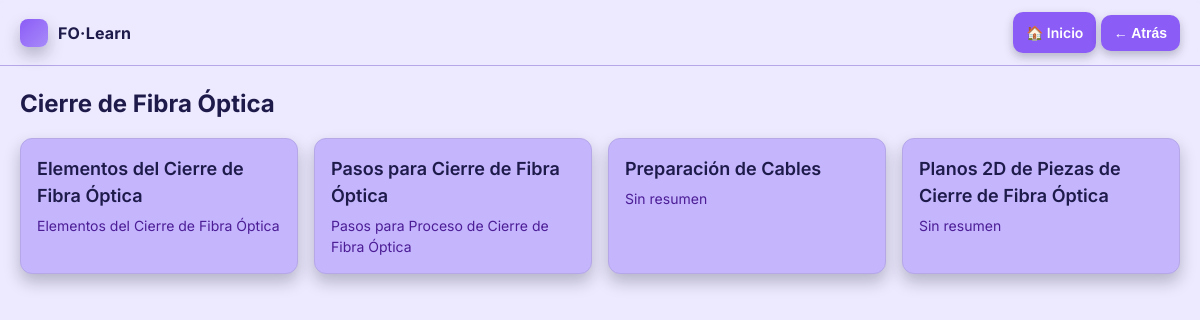
Screenshot of /c/cierre-de-fibra-optica/ with the database file from the repository.
### viewer/models.py (models this page shows, shortened)
class Category(models.Model):
    name = models.CharField(max_length=80, unique=True)
    slug = models.SlugField(max_length=100, unique=True)

class Lesson(models.Model):
    category = models.ForeignKey(Category, on_delete=models.PROTECT, related_name="lessons")
    title = models.CharField(max_length=160)
    slug = models.SlugField(max_length=180, unique=True)
    summary = models.TextField(blank=True)
    order = models.PositiveIntegerField(default=1)
    class Meta:
        ordering = ["order", "id"]

### viewer/views.py (the view)
# urls.py: path("c/<slug:slug>/", views.category_detail, name="category_detail"),
def category_detail(request, slug):
    category = get_object_or_404(Category, slug=slug)
    lessons = category.lessons.all()
    return render(request, "viewer/category_detail.html", {"category": category, "lessons": lessons})

### templates/viewer/category_detail.html (shortened to what this page needs)
{% extends "base.html" %}
{% block content %}
<h2>{{ category.name }}</h2>
<div class="category-grid">
  {% for l in lessons %}
    <a class="category-card" href="{% url 'lesson_detail' l.slug %}">
      <h3>{{ l.title }}</h3>
       <p class="muted">{{ l.summary|default:"Sin resumen" }}</p>
    </a>
  {% empty %}
    <p class="muted">No hay lecciones en esta categoría.</p>
  {% endfor %}
</div>
{% endblock %}

### static/css/site.css (style rules this page uses)
:root { --bg: #EDE9FE; --panel: #C4B5FD; --text: #1E1B4B; --muted: #4C1D95; --brand: #8B5CF6; --brand-light:#A78BFA; --line: #B6A7E9; --radius:12px; --shadow:0 8px 16px rgba(15,23,42,0.25); --font: "Inter", system-ui, -apple-system, Segoe UI, Roboto, "Helvetica Neue", Arial; }
* { box-sizing:border-box }
html,body { height:100% }
body { margin:0; background:var(--bg); color:var(--text); font:16px/1.5 var(--font); }
h1,h2,h3 { margin:0 0 10px 0 }
.muted { color:var(--muted) }
.category-grid { display:grid; gap:16px; grid-template-columns: repeat(auto-fit, minmax(220px, 1fr)); margin-top:16px; }
.category-card { display:block; background:var(--panel); border:1px solid var(--line); border-radius:var(--radius); padding:16px; text-decoration:none; color:var(--text); box-shadow:var(--shadow); transition: transform .15s ease, box-shadow .15s ease; }
.category-card h3 { margin:0 0 6px 0; font-size:18px; font-weight:600; }
.category-card p { margin:0; font-size:14px; }

### rows the page displays
Category: name "Cierre de Fibra Óptica"
Lesson: title "Elementos del Cierre de Fibra Óptica", summary "Elementos del Cierre de Fibra Óptica"
Lesson: title "Pasos para Cierre de Fibra Óptica", summary "Pasos para Proceso de Cierre de Fibra Óptica"
Lesson: title "Preparación de Cables", summary "Sin resumen"
Lesson: title "Planos 2D de Piezas de Cierre de Fibra Óptica", summary "Sin resumen"
